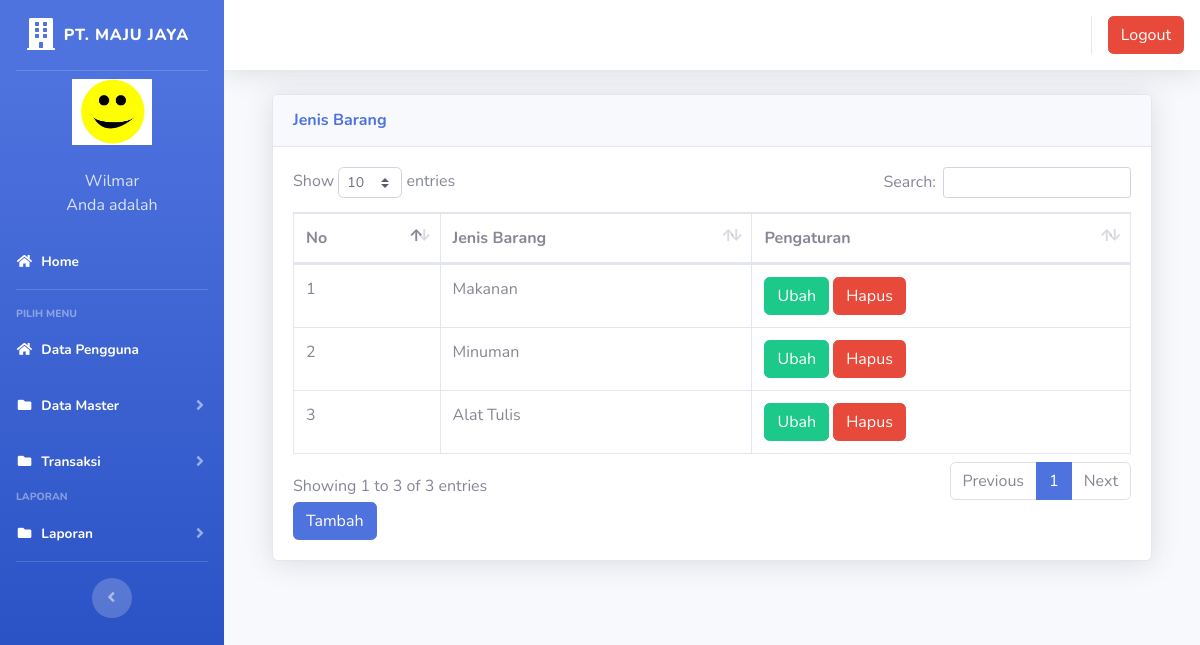
Screenshot of /index.php?page=jenisbarang (signed in) with the database file from the repository.
### tables this page shows
CREATE TABLE `users` (
  `id` int(11) NOT NULL AUTO_INCREMENT,
  `nik` varchar(10) NOT NULL,
  `nama` varchar(100) NOT NULL,
  `alamat` text NOT NULL,
  `telepon` varchar(20) NOT NULL,
  `username` varchar(25) NOT NULL,
  `password` text NOT NULL,
  `foto` varchar(25) NOT NULL,
  PRIMARY KEY (`id`)
);

CREATE TABLE `jenis_barang` (
  `id` int(11) NOT NULL AUTO_INCREMENT,
  `jenis_barang` varchar(100) NOT NULL,
  PRIMARY KEY (`id`)
);

### index.php (the view, shortened to what this page needs)
<?php
	$koneksi = new mysqli("localhost","root","","inventori");
	?>
<!DOCTYPE html>
<html lang="en">
<head>
  <link href="vendor/fontawesome-free/css/all.min.css" rel="stylesheet" type="text/css">
  <link href="css/sb-admin-2.min.css" rel="stylesheet">
  <link href="vendor/datatables/dataTables.bootstrap4.min.css" rel="stylesheet">
</head>
<body id="page-top">
  <div id="wrapper">
    <ul class="navbar-nav bg-gradient-primary sidebar sidebar-dark accordion" id="accordionSidebar">
      <a class="sidebar-brand d-flex align-items-center justify-content-center" href="index.php">
        <div class="sidebar-brand-icon">
          <i class="fas fa-building"></i>
        </div>
        <div class="sidebar-brand-text mx-2">PT. MAJU JAYA</div>
      </a>
      <hr class="sidebar-divider my-0">
 <?php
	 $user = $_SESSION['superadmin'];
   $sql =$koneksi->query("select * from users where id='$user'");
   $data = $sql->fetch_assoc();
   ?>
    <li class="d-flex align-items-center justify-content-center">
        <a class="nav-link">
		 <img src="img/<?php echo $data['foto']?>" class="img-circle" width="80" alt="User"/></a>
	  </li>
		 <li class="nav-item ">
        <a class="nav-link">
         	<div class="d-flex align-items-center justify-content-center" class="name">  <?php echo  $data['nama'];?></div></font>
			<div class="d-flex align-items-center justify-content-center" class="email">Anda adalah <?php echo $data['level'];?></div>
		 </a>
      </li>
      <li class="nav-item active">
        <a class="nav-link" href="?page=home">
          <i class="fas fa-fw fa-home"></i>
          <span>Home</span></a>
      </li>
      <hr class="sidebar-divider">
      <div class="sidebar-heading">
        Pilih Menu
      </div>
	    <li class="nav-item active">
        <a class="nav-link" href="?page=pengguna">
          <i class="fas fa-fw fa-home"></i>
          <span>Data Pengguna</span></a>
      </li>
	   <li class="nav-item active">
        <a class="nav-link collapsed" href="#" data-toggle="collapse" data-target="#collapseData" aria-expanded="true" aria-controls="collapseData">
          <i class="fas fa-fw fa-folder"></i>
          <span>Data Master</span>
        </a>
      </li>
	    <li class="nav-item active">
        <a class="nav-link collapsed" href="#" data-toggle="collapse" data-target="#collapsePages" aria-expanded="true" aria-controls="collapsePages">
          <i class="fas fa-fw fa-folder"></i>
          <span>Transaksi</span>
        </a>
      </li>
      <div class="sidebar-heading">
        Laporan
      </div>
	     <li class="nav-item active">
        <a class="nav-link collapsed" href="#" data-toggle="collapse" data-target="#collapseLaporan" aria-expanded="true" aria-controls="collapseLaporan">
          <i class="fas fa-fw fa-folder"></i>
          <span>Laporan</span>
        </a>
      </li>
      <hr class="sidebar-divider d-none d-md-block">
      <div class="text-center d-none d-md-inline">
        <button class="rounded-circle border-0" id="sidebarToggle"></button>
      </div>
    </ul>
    <div id="content-wrapper" class="d-flex flex-column">
      <div id="content">
        <nav class="navbar navbar-expand navbar-light bg-white topbar mb-4 static-top shadow">
          <ul class="navbar-nav ml-auto">
            <li class="nav-item dropdown no-arrow">
			 <div class="top-menu">
        <ul class="nav pull-right top-menu">
           <li><a onclick="return confirm('Apakah anda yakin akan logout?')" class="btn btn-danger" class="logout" href="logout.php">Logout</a></li>
        </ul>
      </div>
            </li>
          </ul>
        </nav>
        <div class="container-fluid">
		 <section class="content">
		      <?php
			   $page = $_GET['page'];
			   $aksi = $_GET['aksi'];
			   if ($page == "jenisbarang") {
				   if ($aksi == "") {
					   include "page/jenisbarang/jenisbarang.php";
				   }
			   }
			   ?>
    </section>
</div>
    </div>
  </div>
  </div>
</body>
</html>

### page/jenisbarang/jenisbarang.php (shortened to what this page needs)
<div class="container-fluid">
  <div class="card shadow mb-4">
    <div class="card-header py-3">
      <h6 class="m-0 font-weight-bold text-primary">Jenis Barang</h6>
    </div>
    <div class="card-body">
      <div class="table-responsive">
        <table class="table table-bordered" id="dataTable" width="100%" cellspacing="0">
        <thead>
                                <tr>
			<th>No</th>
			<th>Jenis Barang</th>
			<th>Pengaturan</th>
                                </tr>
		</thead>
          <tbody>
            <?php
	$no = 1;
	$sql = $koneksi->query("select * from jenis_barang");
	while ($data = $sql->fetch_assoc()) {
	?>
                                <tr>
                                    <td><?php echo $no++; ?></td>
			<td><?php echo $data['jenis_barang'] ?></td>
			<td>
			<a href="?page=supplier&aksi=ubahsupplier&id=<?php echo $data['jenis_barang'] ?>" class="btn btn-success" >Ubah</a>
			<a onclick="return confirm('Apakah anda yakin akan menghapus data ini?')" href="?page=supplier&aksi=hapussupplier&id=<?php echo $data['kode_supplier'] ?>" class="btn btn-danger" >Hapus</a>
			</td>
                                </tr>
	<?php }?>
		   </tbody>
                        </table>
<a href="?page=jenisbarang&aksi=tambahjenis" class="btn btn-primary" >Tambah</a>
      </div>
    </div>
  </div>
</div>

### rows the page displays
users: foto (picture), nama "Wilmar"
jenis_barang: jenis_barang "Makanan"
jenis_barang: jenis_barang "Minuman"
jenis_barang: jenis_barang "Alat Tulis"
